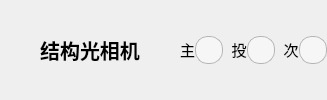
            <widget class="QWidget" name="widget_2" native="true">
             <property name="sizePolicy">
              <sizepolicy hsizetype="Preferred" vsizetype="Fixed">
               <horstretch>0</horstretch>
               <verstretch>0</verstretch>
              </sizepolicy>
             </property>
             <property name="minimumSize">
              <size>
               <width>0</width>
               <height>0</height>
              </size>
             </property>
             <property name="styleSheet">
              <string notr="true">color: rgb(0, 0, 0);</string>
             </property>
             <layout class="QGridLayout" name="gridLayout_8">
              <property name="leftMargin">
               <number>0</number>
              </property>
              <property name="topMargin">
               <number>0</number>
              </property>
              <property name="rightMargin">
               <number>0</number>
              </property>
              <property name="bottomMargin">
               <number>0</number>
              </property>
              <property name="spacing">
               <number>0</number>
              </property>
              <item row="1" column="6">
               <widget class="QLabel" name="label_12">
                <property name="sizePolicy">
                 <sizepolicy hsizetype="Expanding" vsizetype="Fixed">
                  <horstretch>0</horstretch>
                  <verstretch>0</verstretch>
                 </sizepolicy>
                </property>
                <property name="font">
                 <font>
                  <pointsize>11</pointsize>
                 </font>
                </property>
                <property name="text">
                 <string>  投</string>
                </property>
                <property name="alignment">
                 <set>Qt::AlignCenter</set>
                </property>
               </widget>
              </item>
              <item row="1" column="8">
               <widget class="QLabel" name="label_13">
                <property name="sizePolicy">
                 <sizepolicy hsizetype="Expanding" vsizetype="Fixed">
                  <horstretch>0</horstretch>
                  <verstretch>0</verstretch>
                 </sizepolicy>
                </property>
                <property name="font">
                 <font>
                  <pointsize>11</pointsize>
                 </font>
                </property>
                <property name="text">
                 <string>  次</string>
                </property>
                <property name="alignment">
                 <set>Qt::AlignCenter</set>
                </property>
               </widget>
              </item>
              <item row="1" column="4">
               <widget class="QLabel" name="labelPrimaryCameraStatusLight">
                <property name="styleSheet">
                 <string notr="true">background-color: rgb(246, 246, 246);
border-width: 1px;
border-radius: 3px;
border-style:solid;
border-color: #b4b4b4;

min-width:  26px;
max-width:  26px;
min-height: 26px;
max-height: 26px;
border-radius: 13px;</string>
                </property>
                <property name="text">
                 <string/>
                </property>
               </widget>
              </item>
              <item row="1" column="7">
               <widget class="QLabel" name="labelProjectorStatusLight">
                <property name="styleSheet">
                 <string notr="true">background-color: rgb(246, 246, 246);
border-width: 1px;
border-radius: 3px;
border-style:solid;
border-color: #b4b4b4;

min-width:  26px;
max-width:  26px;
min-height: 26px;
max-height: 26px;
border-radius: 13px;</string>
                </property>
                <property name="text">
                 <string/>
                </property>
               </widget>
              </item>
              <item row="1" column="2">
               <spacer name="horizontalSpacer_7">
                <property name="orientation">
                 <enum>Qt::Horizontal</enum>
                </property>
                <property name="sizeHint" stdset="0">
                 <size>
                  <width>40</width>
                  <height>20</height>
                 </size>
                </property>
               </spacer>
              </item>
              <item row="1" column="0">
               <spacer name="horizontalSpacer_3">
                <property name="orientation">
                 <enum>Qt::Horizontal</enum>
                </property>
                <property name="sizeHint" stdset="0">
                 <size>
                  <width>40</width>
                  <height>20</height>
                 </size>
                </property>
               </spacer>
              </item>
              <item row="1" column="9">
               <widget class="QLabel" name="labelSecondaryCameraStatusLight">
                <property name="styleSheet">
                 <string notr="true">background-color: rgb(246, 246, 246);
border-width: 1px;
border-radius: 3px;
border-style:solid;
border-color: #b4b4b4;

min-width:  26px;
max-width:  26px;
min-height: 26px;
max-height: 26px;
border-radius: 13px;</string>
                </property>
                <property name="text">
                 <string/>
                </property>
               </widget>
              </item>
              <item row="1" column="3">
               <widget class="QLabel" name="label_11">
                <property name="sizePolicy">
                 <sizepolicy hsizetype="Expanding" vsizetype="Fixed">
                  <horstretch>0</horstretch>
                  <verstretch>0</verstretch>
                 </sizepolicy>
                </property>
                <property name="font">
                 <font>
                  <pointsize>11</pointsize>
                 </font>
                </property>
                <property name="layoutDirection">
                 <enum>Qt::LeftToRight</enum>
                </property>
                <property name="text">
                 <string>主</string>
                </property>
                <property name="alignment">
                 <set>Qt::AlignCenter</set>
                </property>
               </widget>
              </item>
              <item row="1" column="1">
               <widget class="QLabel" name="label_9">
                <property name="font">
                 <font>
                  <pointsize>15</pointsize>
                  <bold>true</bold>
                 </font>
                </property>
                <property name="styleSheet">
                 <string notr="true">color: rgb(0, 0, 0);</string>
                </property>
                <property name="text">
                 <string>结构光相机</string>
                </property>
                <property name="alignment">
                 <set>Qt::AlignCenter</set>
                </property>
               </widget>
              </item>
             </layout>
            </widget>
